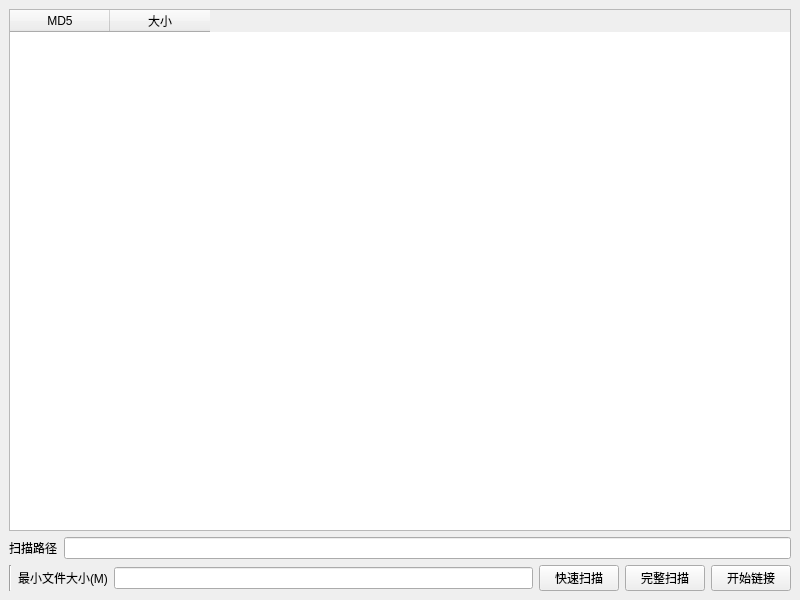
<?xml version="1.0" encoding="UTF-8"?>
<ui version="4.0">
 <class>mainWindow</class>
 <widget class="QMainWindow" name="mainWindow">
  <property name="geometry">
   <rect>
    <x>0</x>
    <y>0</y>
    <width>800</width>
    <height>600</height>
   </rect>
  </property>
  <property name="windowTitle">
   <string>MainWindow</string>
  </property>
  <widget class="QWidget" name="centralwidget">
   <layout class="QVBoxLayout" name="verticalLayout">
    <item>
     <widget class="QTableWidget" name="tableWidget">
      <property name="rowCount">
       <number>0</number>
      </property>
      <property name="columnCount">
       <number>2</number>
      </property>
      <column>
       <property name="text">
        <string>MD5</string>
       </property>
      </column>
      <column>
       <property name="text">
        <string>大小</string>
       </property>
      </column>
     </widget>
    </item>
    <item>
     <layout class="QHBoxLayout" name="horizontalLayout_2">
      <item>
       <widget class="QLabel" name="label">
        <property name="minimumSize">
         <size>
          <width>0</width>
          <height>0</height>
         </size>
        </property>
        <property name="text">
         <string>扫描路径</string>
        </property>
       </widget>
      </item>
      <item>
       <widget class="QLineEdit" name="links"/>
      </item>
     </layout>
    </item>
    <item>
     <layout class="QHBoxLayout" name="horizontalLayout">
      <item>
       <widget class="Line" name="line">
        <property name="minimumSize">
         <size>
          <width>0</width>
          <height>0</height>
         </size>
        </property>
        <property name="sizeIncrement">
         <size>
          <width>5</width>
          <height>0</height>
         </size>
        </property>
        <property name="baseSize">
         <size>
          <width>5</width>
          <height>0</height>
         </size>
        </property>
        <property name="orientation">
         <enum>Qt::Vertical</enum>
        </property>
       </widget>
      </item>
      <item>
       <widget class="QLabel" name="label_2">
        <property name="text">
         <string>最小文件大小(M)</string>
        </property>
       </widget>
      </item>
      <item>
       <widget class="QLineEdit" name="min_size"/>
      </item>
      <item>
       <widget class="QPushButton" name="pushButton_2">
        <property name="text">
         <string>快速扫描</string>
        </property>
       </widget>
      </item>
      <item>
       <widget class="QPushButton" name="start_scan">
        <property name="text">
         <string>完整扫描</string>
        </property>
       </widget>
      </item>
      <item>
       <widget class="QPushButton" name="pushButton">
        <property name="text">
         <string>开始链接</string>
        </property>
       </widget>
      </item>
     </layout>
    </item>
   </layout>
  </widget>
 </widget>
 <resources/>
 <connections/>
</ui>
